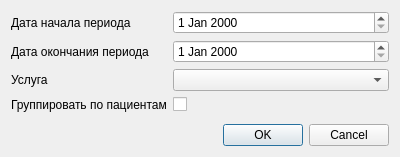
<?xml version="1.0" encoding="UTF-8"?>
<ui version="4.0">
 <class>ReportSalary_ServiceSetupDialog</class>
 <widget class="QDialog" name="ReportSalary_ServiceSetupDialog">
  <property name="geometry">
   <rect>
    <x>0</x>
    <y>0</y>
    <width>400</width>
    <height>144</height>
   </rect>
  </property>
  <property name="windowTitle">
   <string>Dialog</string>
  </property>
  <layout class="QFormLayout" name="formLayout">
   <item row="0" column="0">
    <widget class="QLabel" name="label">
     <property name="text">
      <string>Дата начала периода</string>
     </property>
    </widget>
   </item>
   <item row="0" column="1">
    <widget class="CDateEdit" name="edtBegDate">
     <property name="sizePolicy">
      <sizepolicy hsizetype="Expanding" vsizetype="Fixed">
       <horstretch>0</horstretch>
       <verstretch>0</verstretch>
      </sizepolicy>
     </property>
    </widget>
   </item>
   <item row="1" column="0">
    <widget class="QLabel" name="label_2">
     <property name="text">
      <string>Дата окончания периода</string>
     </property>
    </widget>
   </item>
   <item row="1" column="1">
    <widget class="CDateEdit" name="edtEndDate">
     <property name="sizePolicy">
      <sizepolicy hsizetype="Expanding" vsizetype="Fixed">
       <horstretch>0</horstretch>
       <verstretch>0</verstretch>
      </sizepolicy>
     </property>
    </widget>
   </item>
   <item row="2" column="0">
    <widget class="QLabel" name="label_3">
     <property name="text">
      <string>Услуга</string>
     </property>
    </widget>
   </item>
   <item row="2" column="1">
    <widget class="CActionTypeComboBox" name="cmbService">
     <property name="sizePolicy">
      <sizepolicy hsizetype="Expanding" vsizetype="Fixed">
       <horstretch>0</horstretch>
       <verstretch>0</verstretch>
      </sizepolicy>
     </property>
    </widget>
   </item>
   <item row="3" column="0">
    <widget class="QLabel" name="label_4">
     <property name="text">
      <string>Группировать по пациентам</string>
     </property>
    </widget>
   </item>
   <item row="3" column="1">
    <widget class="QCheckBox" name="chkGroup">
     <property name="text">
      <string/>
     </property>
    </widget>
   </item>
   <item row="4" column="0">
    <spacer name="verticalSpacer">
     <property name="orientation">
      <enum>Qt::Vertical</enum>
     </property>
     <property name="sizeHint" stdset="0">
      <size>
       <width>20</width>
       <height>40</height>
      </size>
     </property>
    </spacer>
   </item>
   <item row="5" column="0" colspan="2">
    <widget class="QDialogButtonBox" name="buttonBox">
     <property name="orientation">
      <enum>Qt::Horizontal</enum>
     </property>
     <property name="standardButtons">
      <set>QDialogButtonBox::Cancel|QDialogButtonBox::Ok</set>
     </property>
    </widget>
   </item>
  </layout>
 </widget>
 <customwidgets>
  <customwidget>
   <class>CActionTypeComboBox</class>
   <extends>QComboBox</extends>
   <header>Events/ActionTypeComboBox</header>
  </customwidget>
  <customwidget>
   <class>CDateEdit</class>
   <extends>QDateEdit</extends>
   <header>library/DateEdit</header>
  </customwidget>
 </customwidgets>
 <resources/>
 <connections>
  <connection>
   <sender>buttonBox</sender>
   <signal>rejected()</signal>
   <receiver>ReportSalary_ServiceSetupDialog</receiver>
   <slot>reject()</slot>
   <hints>
    <hint type="sourcelabel">
     <x>316</x>
     <y>260</y>
    </hint>
    <hint type="destinationlabel">
     <x>286</x>
     <y>274</y>
    </hint>
   </hints>
  </connection>
 </connections>
</ui>
